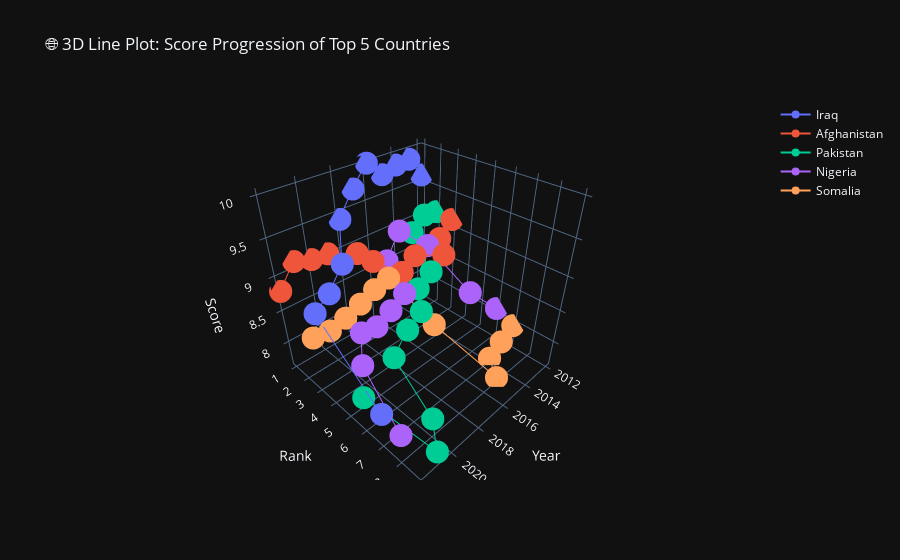

Here is the notebook cell this chart was saved with:
### Code cell
# step4_3d_visualization_4.py
import pandas as pd
import plotly.graph_objects as go

data = pd.read_csv(r"C:\xml\gti_cleaned.csv")

# Get top 5 countries with highest average score
top5 = data.groupby('Country')['Score'].mean().nlargest(5).index
top_data = data[data['Country'].isin(top5)]

fig = go.Figure()

for c in top5:
    df_c = top_data[top_data['Country'] == c]
    fig.add_trace(go.Scatter3d(
        x=df_c['Year'],
        y=df_c['Rank'],
        z=df_c['Score'],
        mode='lines+markers',
        name=c
    ))

fig.update_layout(
    title='🌐 3D Line Plot: Score Progression of Top 5 Countries',
    scene=dict(
        xaxis_title='Year',
        yaxis_title='Rank',
        zaxis_title='Score'
    ),
    template='plotly_dark'
)
fig.show()

### Figure 1 — Plotly figure (JSON) as saved in the notebook; plotly's stock layout.template omitted (floating-point values rounded to 4 significant figures)
{"data": [{"mode": "lines+markers", "name": "Iraq", "type": "scatter3d", "x": [2012, 2013, 2014, 2015, 2016, 2017, 2018, 2019, 2020, 2021, 2022], "y": [1, 1, 1, 1, 1, 1, 1, 2, 2, 2, 7], "z": [9.6, 9.875, 9.858, 9.794, 10.0, 9.742, 9.422, 9.017, 8.699, 8.524, 8.139]}, {"mode": "lines+markers", "name": "Afghanistan", "type": "scatter3d", "x": [2012, 2013, 2014, 2015, 2016, 2017, 2018, 2019, 2020, 2021, 2022], "y": [3, 3, 4, 3, 3, 2, 2, 1, 1, 1, 1], "z": [9.134, 8.935, 8.9, 8.864, 8.714, 8.852, 9.067, 9.039, 9.056, 9.13, 8.822]}, {"mode": "lines+markers", "name": "Pakistan", "type": "scatter3d", "x": [2012, 2013, 2014, 2015, 2016, 2017, 2018, 2019, 2020, 2021, 2022], "y": [2, 2, 2, 4, 4, 5, 5, 5, 8, 9, 6], "z": [9.153, 9.181, 9.002, 8.749, 8.601, 8.526, 8.374, 8.079, 7.916, 7.853, 8.16]}, {"mode": "lines+markers", "name": "Nigeria", "type": "scatter3d", "x": [2012, 2013, 2014, 2015, 2016, 2017, 2018, 2019, 2020, 2021, 2022], "y": [6, 5, 3, 2, 2, 4, 4, 4, 4, 5, 8], "z": [8.098, 8.336, 8.921, 9.112, 8.761, 8.644, 8.506, 8.39, 8.435, 8.27, 8.065]}, {"mode": "lines+markers", "name": "Somalia", "type": "scatter3d", "x": [2012, 2013, 2014, 2015, 2016, 2017, 2018, 2019, 2020, 2021, 2022], "y": [7, 7, 7, 8, 5, 3, 3, 3, 3, 3, 3], "z": [7.964, 7.82, 7.679, 7.699, 8.185, 8.736, 8.675, 8.575, 8.49, 8.429, 8.463]}], "layout": {"scene": {"xaxis": {"title": {"text": "Year"}}, "yaxis": {"title": {"text": "Rank"}}, "zaxis": {"title": {"text": "Score"}}}, "title": {"text": "🌐 3D Line Plot: Score Progression of Top 5 Countries"}}}
